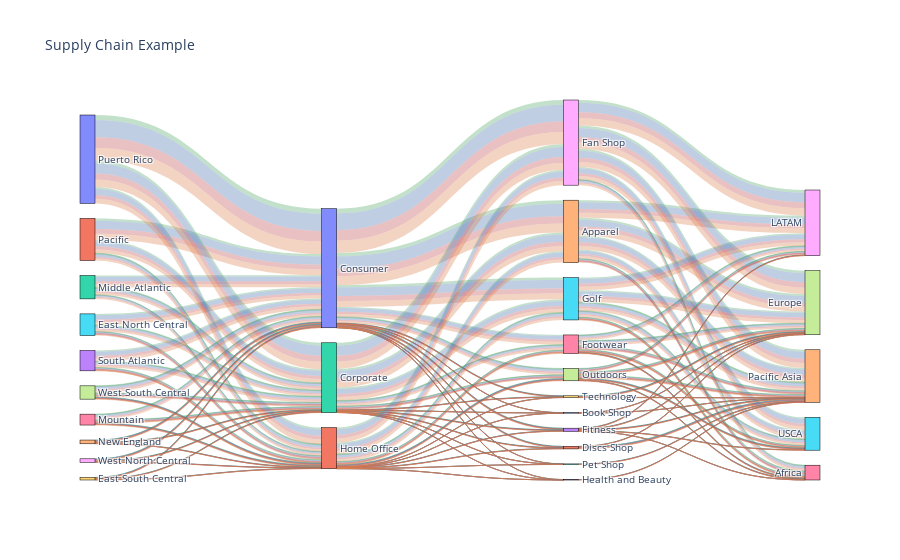

This figure's notebook cell:
### Code cell
sp.sankey_plot(df, 
            columns=['Customer Division', 
                    'Customer Segment', 
                    'Department Name',
                    'Market'],
            hue = 'Type',
            seaborn_palette='deep',
            title='Supply Chain Example'
)

### Figure 1 — Plotly figure (JSON) as saved in the notebook; plotly's stock layout.template omitted (floating-point values rounded to 4 significant figures; data arrays with more than 128 entries replaced by an {"elided": "..."} marker saying what was removed)
{"data": [{"link": {"color": {"elided": "404 str values"}, "label": {"elided": "404 str values"}, "source": {"elided": "404 int values"}, "target": {"elided": "404 int values"}, "value": {"elided": "404 int values"}}, "node": {"label": ["Puerto Rico", "Pacific", "Middle Atlantic", "South Atlantic", "New England", "East North Central", "Mountain", "West South Central", "West North Central", "East South Central", "Consumer", "Home Office", "Corporate", "Fitness", "Apparel", "Golf", "Footwear", "Outdoors", "Fan Shop", "Technology", "Book Shop", "Discs Shop", "Pet Shop", "Health and Beauty ", "Pacific Asia", "USCA", "Africa", "Europe", "LATAM", "DEBIT", "TRANSFER", "CASH", "PAYMENT"], "line": {"color": "black", "width": 0.5}, "pad": 15, "thickness": 15}, "type": "sankey", "valueformat": ".d"}], "layout": {"font": {"size": 10}, "title": {"text": "Supply Chain Example"}}}
